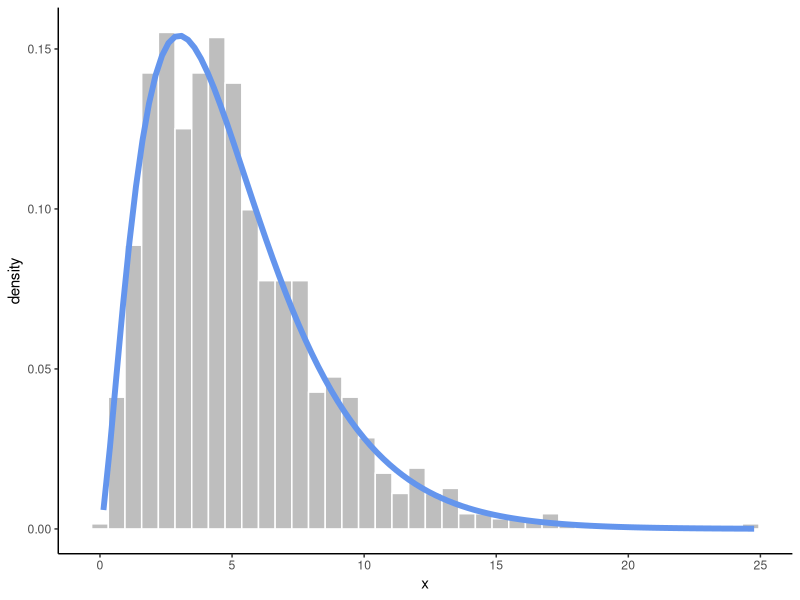
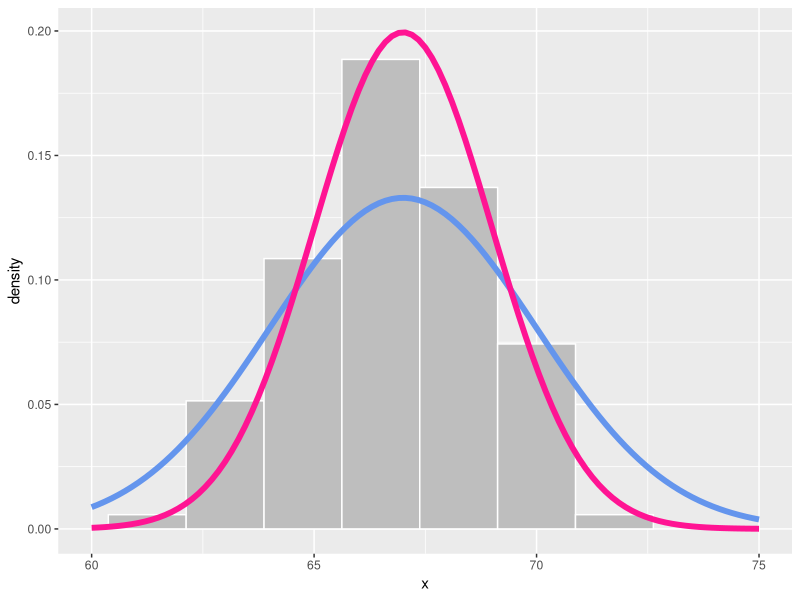

R code for these plots, in order:
## ---- chunk 1
knitr::opts_chunk$set(echo = TRUE)

library(tidyverse)
## ---- chunk 2
rnorm(1, mean = 0, sd = 1)
## ---- chunk 3
rnorm(1, mean = 0, sd = 1)
## ---- chunk 4
head(.Random.seed)
## ---- chunk 5
set.seed(1234)
rnorm(1, mean = 0, sd = 1)
## ---- chunk 6
set.seed(1234)
rnorm(1, mean = 0, sd = 1)
## ---- chunk 7
set.seed(1234)
rnorm(1, mean = 0, sd = 1)

## Calling rnorm() again without a seed "resets" the seed! 
rnorm(1, mean = 0, sd = 1)
## ---- chunk 8
set.seed(1234)
runif(1)
runif(1)
## ---- chunk 9
set.seed(1234)
rnorm(1)
runif(1)
## ---- chunk 10
my_samples <- data.frame(x = rchisq(1000, df = 5))

ggplot(my_samples, aes(x)) + 
  geom_histogram(bins = 40, aes(y = ..density..), fill = "grey", col = "white") + 
  stat_function(fun = ~dchisq(.x, df = 5), col = "cornflowerblue", lwd = 2) +
  theme_classic()
## ---- chunk 11
my_samples <- data.frame(x = rnorm(100, 
                                   mean = 67, 
                                   sd = 2))

my_samples %>%
  ggplot(aes(x = x)) +
  geom_histogram(aes(y = ..density..), 
                 binwidth = 1.75, fill = "grey", col = "white") +
  stat_function(fun = ~dnorm(.x, mean = 67, sd = 3), 
                col = "cornflowerblue", lwd = 2, 
                xlim = c(60, 75)) +
  stat_function(fun = ~dnorm(.x, mean = 67, sd = 2), 
                col = "deeppink", lwd = 2, 
                xlim = c(60, 75))
